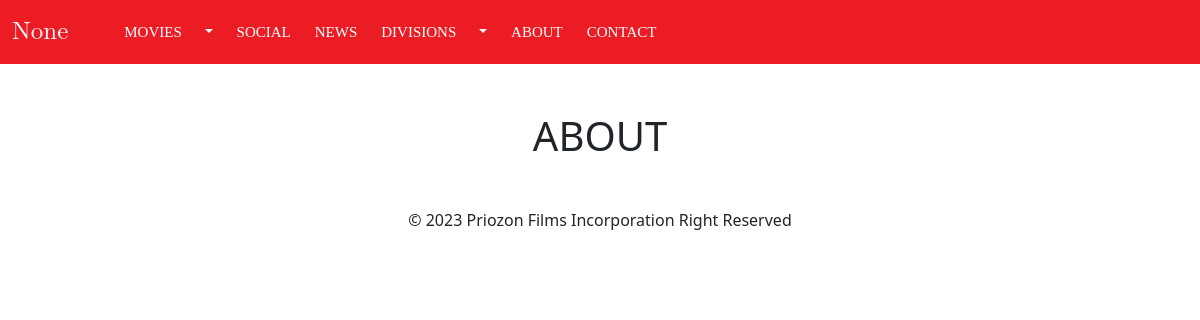
Page /about/ on the earlier database version.
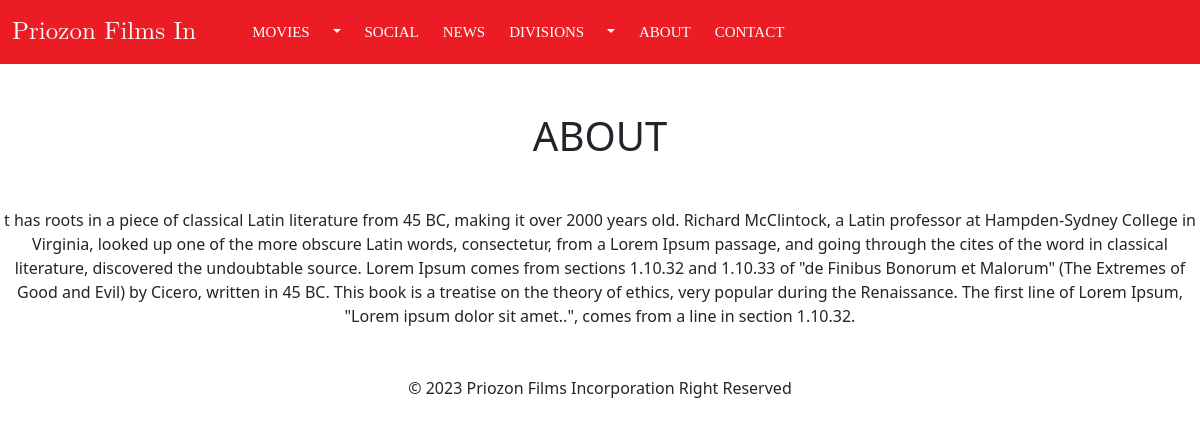
Same page on the later database version.
### app/models.py (models this page shows)
class Info(models.Model):
    name = models.CharField(max_length=100)
    email = models.EmailField(max_length=100,blank=True,default='admin@gmail.com')
    about = models.TextField()
    phone = models.CharField(max_length=15,blank=True,default='01234567890')
    def __str__(self):
        return self.name
    class Meta:
        verbose_name_plural = 'Info'

### app/views.py (the view)
# urls.py: path('about/',views.about,name="about"),
def about(request):
    return render(request,'about.html')

### app/context_processors.py (called while the page is built)
def siteinfo(request):
    info = models.Info.objects.all().first()
    print(info)
    return {'info':info}

### app/templates/about.html
{% extends 'base.html' %}
{% block body %}
<div class="text-center">
          <h1 class="text-bold  mt-5 mb-5">ABOUT</h1>
          <p>{{info.about}}</p>
</div>
{% endblock body %}

### app/templates/base.html (shortened to what this page needs)
{% load static %}
<!doctype html>
<html lang="en">
  <head>
    <link href="https://cdn.jsdelivr.net/npm/bootstrap@5.0.2/dist/css/bootstrap.min.css" rel="stylesheet">
    <link rel="stylesheet" href="{% static "css/owl.carousel.min.css" %}">
    <link rel="stylesheet" href="{% static "css/owl.theme.default.min.css" %}">
    <link rel="stylesheet" href="{% static "css/style.css" %}">
  </head>
  <body>
    <nav class="navbar navbar-expand-lg navbar-light bg-custom sticky-top">
  <div class="container-fluid">
    <a class="navbar-brand text-white me-5" href="{% url 'index' %}">{{info}}</a>
    <div class="collapse navbar-collapse" id="navbarSupportedContent">
      <ul class="navbar-nav me-auto mb-2 mb-lg-0">
        <li class="nav-item dropdown">
          <a class="nav-link dropdown-toggle me-2" href="#" id="navbarDropdown" role="button" data-bs-toggle="dropdown" aria-expanded="false">
            MOVIES
          </a>
        </li>
        <li class="nav-item">
          <a class="nav-link active me-2" aria-current="page" href="{% url 'index' %}">SOCIAL</a>
        </li>
        <li class="nav-item">
          <a class="nav-link active me-2" aria-current="page" href="{% url 'index' %}">NEWS</a>
        </li>
        <li class="nav-item dropdown">
          <a class="nav-link dropdown-toggle me-2" href="#" id="navbarDropdown" role="button" data-bs-toggle="dropdown" aria-expanded="false">
            DIVISIONS
          </a>
        </li>
        <li class="nav-item">
          <a class="nav-link  me-2" aria-current="page" href="{% url 'about' %}">ABOUT</a>
        </li>
        <li class="nav-item">
          <a class="nav-link me-2" aria-current="page" href="{% url 'contact' %}">CONTACT</a>
        </li>
      </ul>
    </div>
  </div>
</nav>
    {% block body %}
    {% endblock body %}
    <footer class="text-center my-2 mt-5">
      <p>© 2023 Priozon Films Incorporation Right Reserved  </p>
    </footer>
  </body>
</html>

Differences in the rows shown:
added Info: name "Priozon Films In", about "t has roots in a piece of classical Latin literature from 45 BC, making it over 2000 years old. Richard McClintock, a Latin professor at Hampden-Sydney College in Virginia, looked up one of the more obscure Latin words, consectetur, from a Lorem Ipsum passage, and going through the cites of the word in classical literature, discovered the undoubtable source. Lorem Ipsum comes from sections 1.10.32 and 1.10.33 of \"de Finibus Bonorum et Malorum\" (The Extremes of Good and Evil) by Cicero, written in 45 BC. This book is a treatise on the theory of ethics, very popular during the Renaissance. The first line of Lorem Ipsum, \"Lorem ipsum dolor sit amet..\", comes from a line in section 1.10.32."
Other differences:
{{ info }}: "None" → (not shown)
